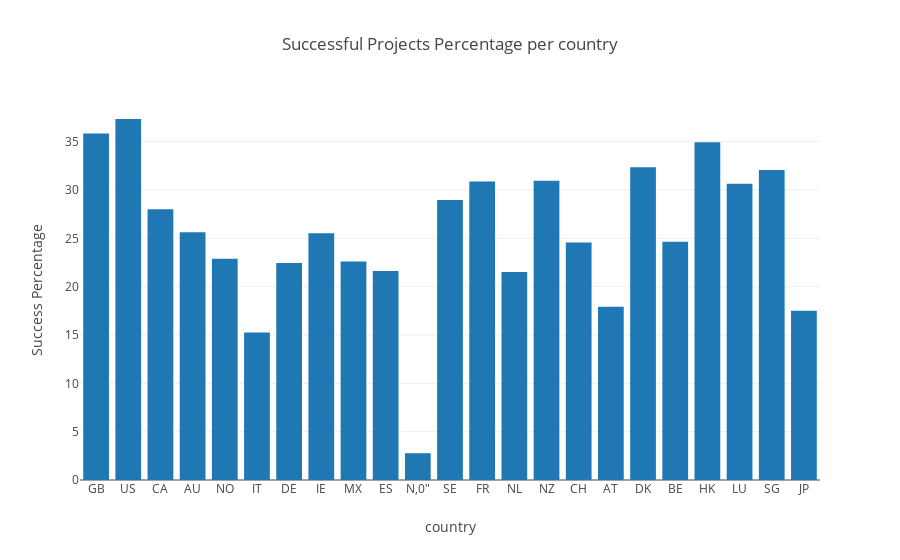

The notebook cell this image was saved under:
### Markdown cell above
Let us see if the country from which the project was has any impact on the state of the project

### Code cell
def get_country_stats(df):
    countries = df['country'].unique()
    Avg = []
    for country in countries:
        success_num = ((df['country']==country) & (df['state']=='successful')).sum()
        percent = round(success_num/(df['country']==country).sum() *100 , 2)
        Avg.append(percent)
    return countries, Avg

C, A = get_country_stats(df)

data = [go.Bar(x = C,
              y = A)]

layout = go.Layout(title = 'Successful Projects Percentage per country',
                  xaxis = dict(title = 'country'),
                  yaxis = dict(title = 'Success Percentage'))

fig = go.Figure(data=data, layout=layout)
iplot(fig)

### Figure 1 — Plotly figure (JSON) as saved in the notebook; plotly's stock layout.template omitted (floating-point values rounded to 4 significant figures)
{"data": [{"type": "bar", "uid": "b7a8ab9a-a1ce-11e8-b58f-e4a471eaec8b", "x": ["GB", "US", "CA", "AU", "NO", "IT", "DE", "IE", "MX", "ES", "N,0\"", "SE", "FR", "NL", "NZ", "CH", "AT", "DK", "BE", "HK", "LU", "SG", "JP"], "y": [35.84, 37.35, 28.02, 25.64, 22.88, 15.25, 22.46, 25.52, 22.6, 21.62, 2.77, 28.97, 30.89, 21.51, 30.96, 24.57, 17.92, 32.35, 24.64, 34.95, 30.65, 32.07, 17.5]}], "layout": {"title": "Successful Projects Percentage per country", "xaxis": {"title": "country"}, "yaxis": {"title": "Success Percentage"}}}
